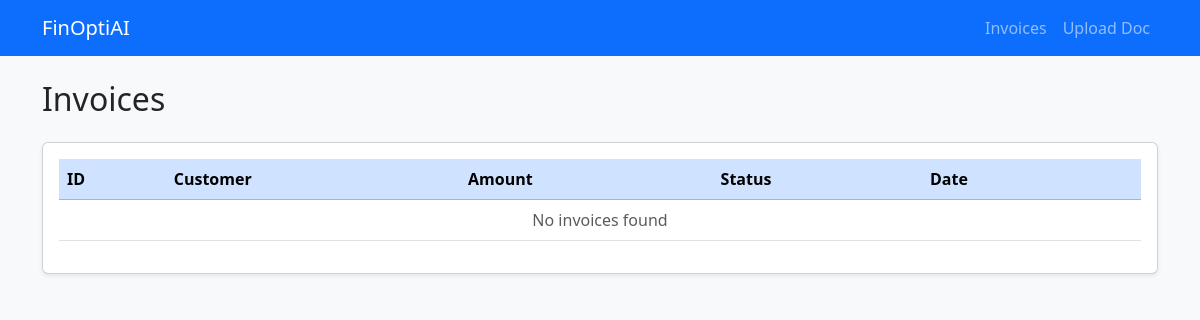
Before: /api/invoices/ with the older database file.
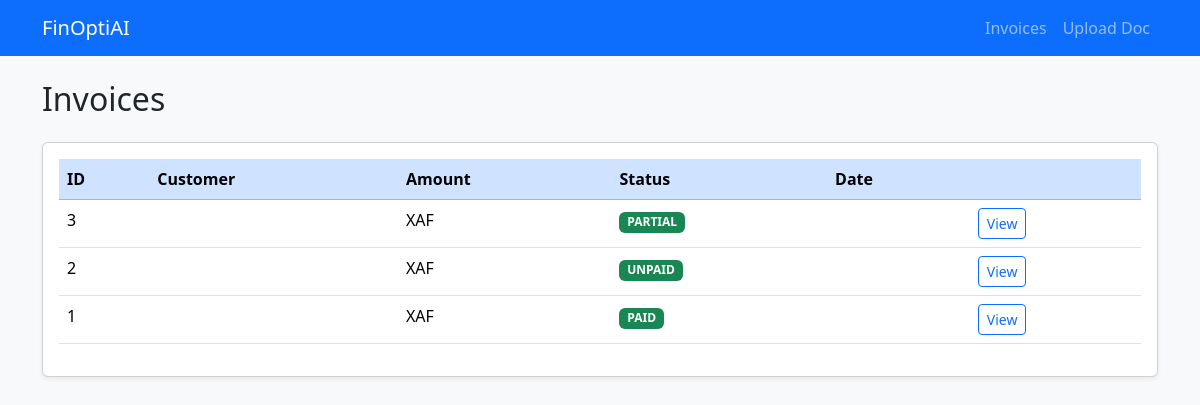
After: the same page with the newer database file.
### finance/models.py (models this page shows, shortened)
class Invoice(models.Model):
    invoice_number = models.CharField(max_length=100, unique=True)
    company = models.ForeignKey(
        Company,
        on_delete=models.CASCADE,
        null=True,
        blank=True
    )
    issued_to = models.CharField(max_length=255)
    total_amount = models.DecimalField(max_digits=12, decimal_places=2)
    status = models.CharField(
        max_length=20,
        choices=[("PAID", "Paid"), ("UNPAID", "Unpaid"), ("PARTIAL", "Partial")],
        default="UNPAID"
    )
    issued_at = models.DateTimeField(auto_now_add=True)

### finance/views.py (the view)
# urls.py: path("invoices/", views.invoice_list, name="invoice_list"),
def invoice_list(request):
    invoices = Invoice.objects.all().order_by("-issued_at")
    return render(request, "finance/invoice_list.html", {"invoices": invoices})

### templates/finance/invoice_list.html
{% extends "base.html" %}
{% block content %}
<h2 class="mb-4">Invoices</h2>
<div class="card shadow-sm">
    <div class="card-body">
        <table class="table table-hover">
            <thead class="table-primary">
                <tr>
                    <th>ID</th>
                    <th>Customer</th>
                    <th>Amount</th>
                    <th>Status</th>
                    <th>Date</th>
                    <th></th>
                </tr>
            </thead>
            <tbody>
                {% for invoice in invoices %}
                <tr>
                    <td>{{ invoice.id }}</td>
                    <td>{{ invoice.customer }}</td>
                    <td>{{ invoice.amount }} XAF</td>
                    <td>
                        <span class="badge bg-success">{{ invoice.status }}</span>
                    </td>
                    <td>{{ invoice.date }}</td>
                    <td>
                        <a href="{% url 'finance:invoice_detail' invoice.pk %}" class="btn btn-sm btn-outline-primary">
                            View
                        </a>
                    </td>
                </tr>
                {% empty %}
                <tr>
                    <td colspan="6" class="text-center text-muted">No invoices found</td>
                </tr>
                {% endfor %}
            </tbody>
        </table>
    </div>
</div>
{% endblock %}

### templates/base.html (shortened to what this page needs)
<!DOCTYPE html>
<html lang="en">
<head>
    <link href="https://cdn.jsdelivr.net/npm/bootstrap@5.3.3/dist/css/bootstrap.min.css" rel="stylesheet">
</head>
<body class="bg-light">
<nav class="navbar navbar-expand-lg navbar-dark bg-primary mb-4">
    <div class="container">
        <a class="navbar-brand" href="#">FinOptiAI</a>
        <div class="collapse navbar-collapse">
            <ul class="navbar-nav ms-auto">
                <li class="nav-item"><a href="/finance/invoices/" class="nav-link">Invoices</a></li>
                <li class="nav-item"><a href="/finance/documents/upload/" class="nav-link">Upload Doc</a></li>
            </ul>
        </div>
    </div>
</nav>
<div class="container">
    {% block content %}{% endblock %}
</div>
</body>
</html>

Changed rows visible on the page:
added Invoice: id "3", status "PARTIAL"
added Invoice: id "2", status "UNPAID"
added Invoice: id "1", status "PAID"
Other visible differences:
text no longer shown: "No invoices found"
